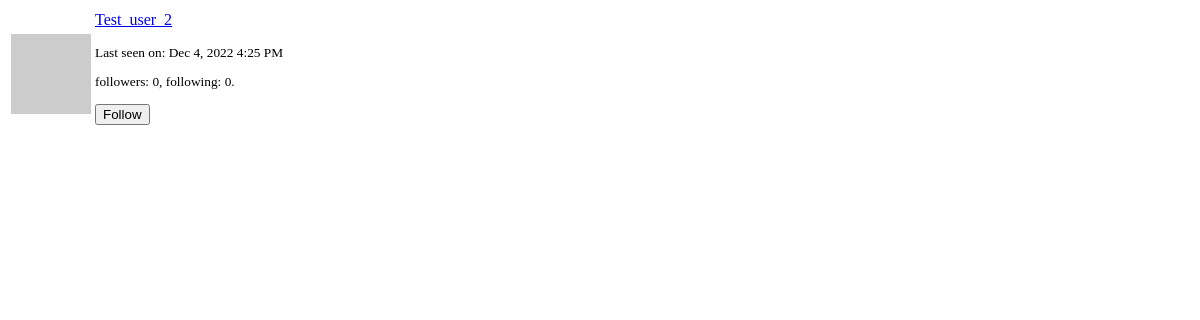
/user/Test_user_2/popup (signed in), run on an earlier commit of the app's database.
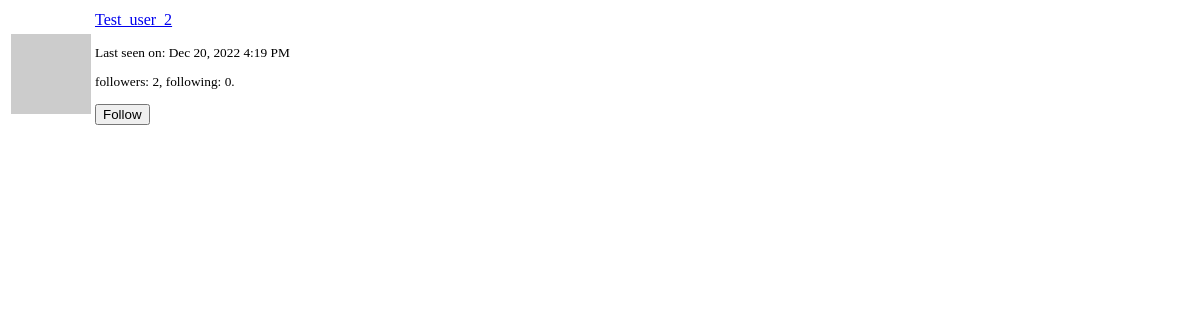
And on a later commit of the database.
### app/models.py (models this page shows, shortened)
class User(UserMixin, db.Model):
    id = db.Column(db.Integer, primary_key = True)
    username = db.Column(db.String(64), index = True, unique = True)
    email = db.Column(db.String(120), index = True, unique = True)
    password_hash = db.Column(db.String(128))
    posts = db.relationship('Post', backref = 'author', lazy = 'dynamic')
    about_me = db.Column(db.String(140))
    last_seen = db.Column(db.DateTime, default = datetime.utcnow)
    followed = db.relationship('User',
                               secondary = followers,
                               primaryjoin = (followers.c.follower_id == id),
                               secondaryjoin = (followers.c.followed_id == id),
                               backref = db.backref('followers', lazy = 'dynamic'),
                               lazy = 'dynamic')
    def avatar(self, size):
        digest = md5(self.email.lower().encode('utf-8')).hexdigest()
        return 'https://www.gravatar.com/avatar/{}?d=robohash&s={}'.format(digest, size)
    def is_following(self, user):
        return self.followed.filter(followers.c.followed_id == user.id).count() > 0

### app/routes.py (the view)
@app.route('/user/<username>/popup')
@login_required
def user_popup(username):
    user = User.query.filter_by(username = username).first_or_404()
    form = EmptyForm()
    return render_template('user_popup.html', user = user, form = form)

### app/forms.py
class SearchForm(FlaskForm):
    q = StringField(_babel('Search'), validators = [DataRequired()])
    def __init__(self, *args, **kwargs):
        if 'formdata' not in kwargs:
            kwargs['formdata'] = request.args
        if 'csrf_enabled' not in kwargs:
            kwargs['csrf_enabled'] = False
        super(SearchForm, self).__init__(*args, **kwargs)

class EmptyForm(FlaskForm):
    submit = SubmitField('Submit')

### app/models.py (called while the page is built)
@login.user_loader
def load_user(id):
    return User.query.get(int(id))

    @classmethod
    def before_commit(cls, session):
        session._changes = {
            'add': list(session.new),
            'update': list(session.dirty),
            'delete': list(session.deleted)
        }

### app/routes.py (called while the page is built)
@app.before_request
def before_request():
    if current_user.is_authenticated:
        current_user.last_seen = datetime.utcnow()
        db.session.commit()
        g.search_form = SearchForm()
    g.locale = str(get_locale())

### app/templates/user_popup.html (shortened to what this page needs)
<table class="table">
    <tr>
        <td width="64px" style="border: 0px;">
            <img src="{{ user.avatar(48) }}">
        </td>
        <td style="border: 0px;">
            <p>
                <a href="{{ url_for('user', username = user.username) }}">
                    {{ user.username }}
                </a>
            </p>
            <small>
                {% if user.last_seen %}
                <p>{{ _('Last seen on') }}: {{ moment(user.last_seen).format('lll') }}</p>
                {% endif %}
                <p>
                    {{ _('followers') }}: {{ user.followers.count() }},
                    {{ _('following') }}: {{ user.followed.count() }}.
                </p>
                {% if user != current_user %}
                    {% if not current_user.is_following(user) %}
                        <form action="{{ url_for('follow', username = user.username) }}" method="post">
                            {{ form.submit(value = _('Follow'), class_ = 'btn btn-default') }}
                        </form>
                    {% else %}
                        <form action="{{ url_for('unfollow', username = user.username) }}" method="post">
                            {{ form.hidden_tag() }}
                            {{ form.submit(value = _('Unfollow'), class_ = 'btn btn-default') }}
                        </form>
                    {% endif %}
                {% endif %}
            </small>
        </td>
    </tr>
</table>

What changed in the data, as far as the page shows it:
changed User "Test_user_2": last_seen "Dec 4, 2022 4:25 PM" → "Dec 20, 2022 4:19 PM"
Also different on the page:
{{ user.followers.count() }}: "0" → "2"
